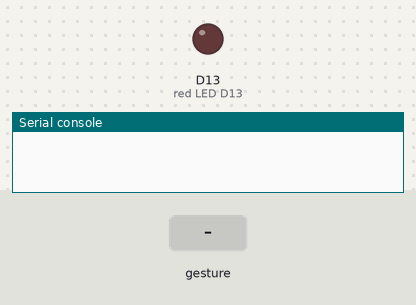
Bench run of a program on a simulated Circuit Playground running CircuitPython. Shown: output pins drawn as LEDs (lit = HIGH), the last lines printed to the serial console. Inputs (shaded band) come from the test bench.

Above: at 1.2 s.
1.3 s: gesture 'shake'
At 1.42 s:
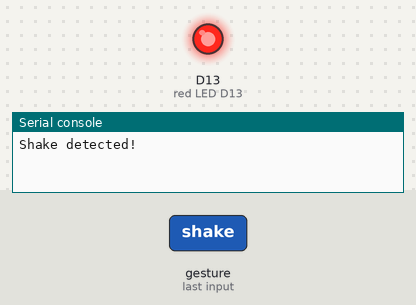
Timing chart, 0 to 4.3 s (numbered marks = the images above; inputs shaded):
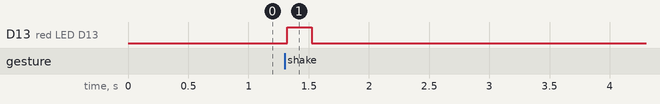

The program:

cpx_shake.py
```python
"""This example turns on the little red LED and prints to the serial console when a shake is
detected."""
import time
from adafruit_circuitplayground.express import cpx

while True:
    # Lower shake_threshold means shake detection will trigger more easily!
    if cpx.shake(shake_threshold=20):
        print("Shake detected!")
        cpx.red_led = True
        time.sleep(0.1)
    else:
        cpx.red_led = False
```

Measured:
- after the input at 1.3 s, D13 (red LED D13): LOW → HIGH at once, → LOW 0.20 s later
